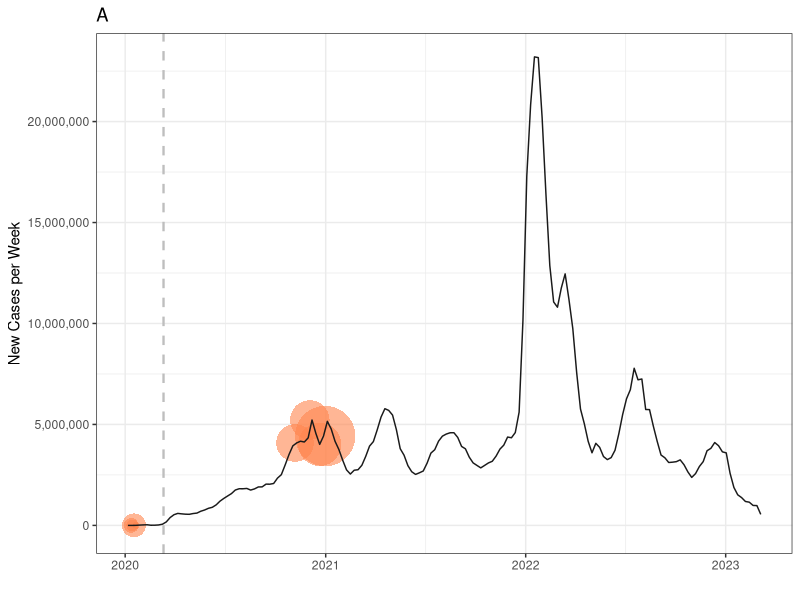
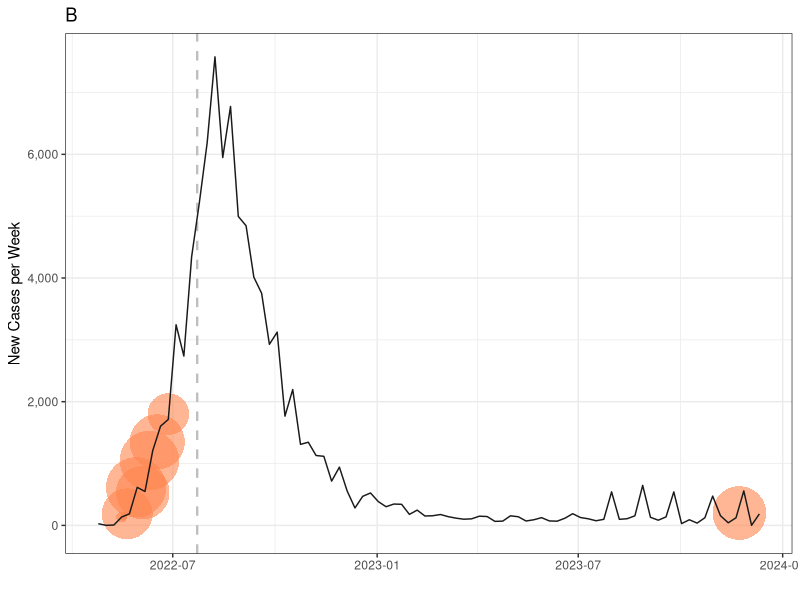
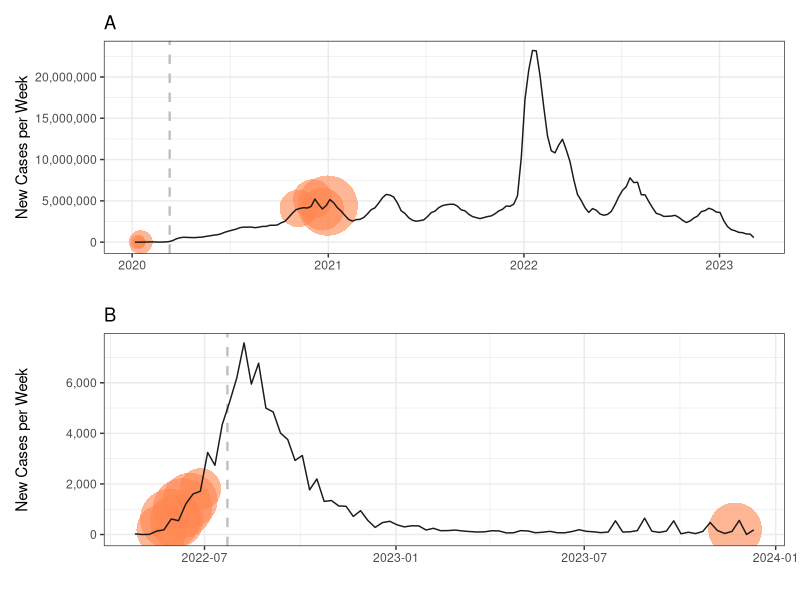

Here is the R script that generated these plots, in order:
library(readr)
library(ggplot2)
library(dplyr)
library(tidyverse)
library(lubridate)
library(patchwork)

##Load data
co.raw <- read.csv("mergeddonscovid.csv")
dompox.raw <- read.csv("dompox_curve.csv")

##Mutate to pull out the cases by week
co.raw$Date <- mdy(co.raw$Date)
co.raw %>% 
  mutate(date = as.Date(Date)) %>% 
  group_by(week = isoweek(Date), year = isoyear(Date)) %>% 
  summarise(weekCases = sum(New)) -> codon

dompox.raw$date <- mdy(dompox.raw$date)
dompox.raw %>%
  mutate(date = as.Date(date)) %>%
  group_by(week =isoweek(date), year = isoyear(date)) %>%
  summarise(weekCases = sum(NewCases)) -> dompox

#Week calendar for duration of Mpox data
data.frame(date=seq(as.Date("2022/1/1"), as.Date("2023/12/31"), by="day")) %>% 
  mutate(week=isoweek(date),year=isoyear(date)) %>%
  group_by(year,week) %>% 
  summarise(weekdate=min(date)) -> week_calendar

#Week calendar for duration of Covid data
data.frame(date=seq(as.Date("2020/1/1"), as.Date("2023/12/31"), by="day")) %>%
  mutate(week=isoweek(date),year=isoyear(date)) %>%
  group_by(year,week) %>%
  summarise(weekdate=min(date)) -> week_calendar2

#Join week calendars with respective dataframes
codon %>%
  left_join(week_calendar2) -> codon
dompox %>%
  left_join(week_calendar) -> dompox

#Pull out the dates without applicable dons
noco <- co.raw[which(co.raw$DON!="NO"),] %>%
  mutate(Date = as.Date(Date))
nopox <- dompox.raw[which(dompox.raw$DON!="NO"),] %>%
  mutate(date. = as.Date(date))

#Pull out dates without SitReps for Covid
sit_rep_df <- co.raw[which(co.raw$SitRep!="NO"),] %>%
  mutate(Date = as.Date(Date))

##Covid figure
noco2 <- noco %>% filter(DON == "COVID")
noco2$weekcases <- c(0, 0, 2120, 2120, 4083599, 5219504, 4012227, 4424486)
noco2$wordcount <- c(1157, 1133, 1301, 1118, 1710, 1788, 1945, 2917)
A <- ggplot(codon, aes(x = weekdate, y = weekCases)) +
  theme_bw() + 
  geom_point(data = noco2,
             aes(x = as.Date(Date),
                 y = weekcases, 
                 size = wordcount), 
             color = '#ff854fff', 
             alpha = 0.6,
             shape = 16) +
  scale_size_continuous(range = c(2, 20)) +
  geom_vline(xintercept = as.numeric(as.Date("2020-03-11")), 
             color = "grey", 
             linetype = "dashed", 
             size = 0.8) +
  geom_line(color = "gray10") +
  labs(title = "A",
       x = "",
       y = "New Cases per Week") +
  theme(panel.background = element_blank(),
        legend.key = element_blank(),
        legend.position = "right") +
  labs(fill = "Reporting frequency",
       color = "DONS Topics") +
  scale_y_continuous(limits = c(-0.01*max(codon$weekCases), 1*max(codon$weekCases)),
                     #breaks = seq(from = 0, to = 25000000, by = 5000000),
                     labels = scales::comma_format()) + 
  guides(size = FALSE); A

nopox2 <- nopox %>% filter(DON == "MPOX")
nopox2$weekcases <- c(135, 135, 187, 615, 530, 1050, 1350, 1800, 200) #Number of cases per week corresponding to the date of the MPOX dons publication
nopox2$wordcount <- c(1783, 1758, 4909, 6403, 5301, 6266, 5565, 3726, 5333) #MPOX dons word count per report
#Mpox Figure
B <- ggplot(dompox, aes(x = weekdate, y = weekCases)) +
  theme_bw() + 
  geom_point(data = nopox2,
                      aes(x = as.Date(date),
                            y = weekcases,
                            size = wordcount),  
             color = '#ff854fff', 
             alpha = 0.6,
             shape = 16) +
  scale_size_continuous(range = c(2, 20))+
  geom_vline(xintercept = as.numeric(as.Date("2022-07-23")), 
             color = "grey", 
             linetype = "dashed", 
             size = 0.8) +
  geom_line(color = "gray10") +
  labs(title = "B",
       x = "",
       y = "New Cases per Week") +
  theme(panel.background = element_blank()) +
  labs(color = "DONS Topics") +
  scale_y_continuous(limits = c(-0.01*max(dompox$weekCases), 1*max(dompox$weekCases)),
                     #breaks = seq(from = -2000, to = 8000 , by = 1000),
                     labels = scales::comma_format()) + 
  guides(size = FALSE) ; B

#Join em together
A / B
 
